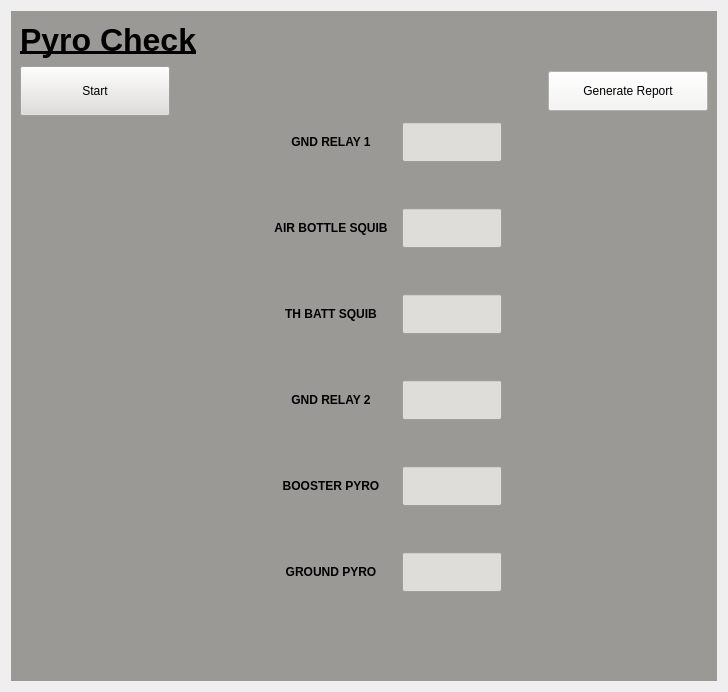
               <widget class="QWidget" name="Pyro">
                <layout class="QGridLayout" name="gridLayout_37">
                 <item row="0" column="0">
                  <widget class="QWidget" name="widget_4" native="true">
                   <property name="styleSheet">
                    <string notr="true">background-color: rgb(154, 153, 150);</string>
                   </property>
                   <layout class="QGridLayout" name="gridLayout_13">
                    <item row="0" column="0">
                     <widget class="QLabel" name="label_19">
                      <property name="sizePolicy">
                       <sizepolicy hsizetype="Preferred" vsizetype="Preferred">
                        <horstretch>0</horstretch>
                        <verstretch>0</verstretch>
                       </sizepolicy>
                      </property>
                      <property name="minimumSize">
                       <size>
                        <width>200</width>
                        <height>40</height>
                       </size>
                      </property>
                      <property name="maximumSize">
                       <size>
                        <width>500</width>
                        <height>50</height>
                       </size>
                      </property>
                      <property name="font">
                       <font>
                        <pointsize>24</pointsize>
                        <bold>true</bold>
                        <underline>true</underline>
                       </font>
                      </property>
                      <property name="text">
                       <string>Pyro Check</string>
                      </property>
                     </widget>
                    </item>
                    <item row="1" column="0">
                     <widget class="QPushButton" name="startPYROPushButton">
                      <property name="minimumSize">
                       <size>
                        <width>100</width>
                        <height>50</height>
                       </size>
                      </property>
                      <property name="maximumSize">
                       <size>
                        <width>150</width>
                        <height>50</height>
                       </size>
                      </property>
                      <property name="styleSheet">
                       <string notr="true">background-color: rgb(222, 221, 218);</string>
                      </property>
                      <property name="text">
                       <string>Start</string>
                      </property>
                      <property name="icon">
                       <iconset resource="images.qrc">
                        <normaloff>:/images/go.png</normaloff>:/images/go.png</iconset>
                      </property>
                     </widget>
                    </item>
                    <item row="2" column="0">
                     <spacer name="horizontalSpacer_62">
                      <property name="orientation">
                       <enum>Qt::Orientation::Horizontal</enum>
                      </property>
                      <property name="sizeHint" stdset="0">
                       <size>
                        <width>40</width>
                        <height>20</height>
                       </size>
                      </property>
                     </spacer>
                    </item>
                    <item row="3" column="1">
                     <spacer name="verticalSpacer_4">
                      <property name="orientation">
                       <enum>Qt::Orientation::Vertical</enum>
                      </property>
                      <property name="sizeHint" stdset="0">
                       <size>
                        <width>20</width>
                        <height>40</height>
                       </size>
                      </property>
                     </spacer>
                    </item>
                    <item row="2" column="2">
                     <spacer name="horizontalSpacer_34">
                      <property name="orientation">
                       <enum>Qt::Orientation::Horizontal</enum>
                      </property>
                      <property name="sizeHint" stdset="0">
                       <size>
                        <width>40</width>
                        <height>20</height>
                       </size>
                      </property>
                     </spacer>
                    </item>
                    <item row="2" column="1">
                     <layout class="QVBoxLayout" name="verticalLayout_4">
                      <item>
                       <layout class="QHBoxLayout" name="horizontalLayout_100">
                        <item>
                         <spacer name="horizontalSpacer_95">
                          <property name="orientation">
                           <enum>Qt::Orientation::Horizontal</enum>
                          </property>
                          <property name="sizeType">
                           <enum>QSizePolicy::Policy::Minimum</enum>
                          </property>
                          <property name="sizeHint" stdset="0">
                           <size>
                            <width>40</width>
                            <height>20</height>
                           </size>
                          </property>
                         </spacer>
                        </item>
                        <item>
                         <widget class="QLabel" name="nozzleRelayStatus_3">
                          <property name="minimumSize">
                           <size>
                            <width>130</width>
                            <height>40</height>
                           </size>
                          </property>
                          <property name="maximumSize">
                           <size>
                            <width>200</width>
                            <height>40</height>
                           </size>
                          </property>
                          <property name="font">
                           <font>
                            <bold>true</bold>
                           </font>
                          </property>
                          <property name="text">
                           <string>GND RELAY 1</string>
                          </property>
                          <property name="alignment">
                           <set>Qt::AlignmentFlag::AlignCenter</set>
                          </property>
                         </widget>
                        </item>
                        <item>
                         <widget class="QLineEdit" name="gndRelay1LineEdit">
                          <property name="minimumSize">
                           <size>
                            <width>100</width>
                            <height>40</height>
                           </size>
                          </property>
                          <property name="maximumSize">
                           <size>
                            <width>100</width>
                            <height>40</height>
                           </size>
                          </property>
                          <property name="styleSheet">
                           <string notr="true">background-color: rgb(222, 221, 218);</string>
                          </property>
                          <property name="alignment">
                           <set>Qt::AlignmentFlag::AlignCenter</set>
                          </property>
                          <property name="readOnly">
                           <bool>true</bool>
                          </property>
                         </widget>
                        </item>
                        <item>
                         <spacer name="horizontalSpacer_84">
                          <property name="orientation">
                           <enum>Qt::Orientation::Horizontal</enum>
                          </property>
                          <property name="sizeType">
                           <enum>QSizePolicy::Policy::Minimum</enum>
                          </property>
                          <property name="sizeHint" stdset="0">
                           <size>
                            <width>40</width>
                            <height>20</height>
                           </size>
                          </property>
                         </spacer>
                        </item>
                       </layout>
                      </item>
                      <item>
                       <spacer name="verticalSpacer_81">
                        <property name="orientation">
                         <enum>Qt::Orientation::Vertical</enum>
                        </property>
                        <property name="sizeHint" stdset="0">
                         <size>
                          <width>20</width>
                          <height>40</height>
                         </size>
                        </property>
                       </spacer>
                      </item>
                      <item>
                       <layout class="QHBoxLayout" name="horizontalLayout_98">
                        <item>
                         <spacer name="horizontalSpacer_92">
                          <property name="orientation">
                           <enum>Qt::Orientation::Horizontal</enum>
                          </property>
                          <property name="sizeType">
                           <enum>QSizePolicy::Policy::Minimum</enum>
                          </property>
                          <property name="sizeHint" stdset="0">
                           <size>
                            <width>40</width>
                            <height>20</height>
                           </size>
                          </property>
                         </spacer>
                        </item>
                        <item>
                         <widget class="QLabel" name="airbottleLabel_3">
                          <property name="minimumSize">
                           <size>
                            <width>130</width>
                            <height>40</height>
                           </size>
                          </property>
                          <property name="maximumSize">
                           <size>
                            <width>200</width>
                            <height>40</height>
                           </size>
                          </property>
                          <property name="font">
                           <font>
                            <bold>true</bold>
                           </font>
                          </property>
                          <property name="text">
                           <string>AIR BOTTLE SQUIB</string>
                          </property>
                          <property name="alignment">
                           <set>Qt::AlignmentFlag::AlignCenter</set>
                          </property>
                         </widget>
                        </item>
                        <item>
                         <widget class="QLineEdit" name="airBottleSquibFireRelayLineEdit">
                          <property name="minimumSize">
                           <size>
                            <width>100</width>
                            <height>40</height>
                           </size>
                          </property>
                          <property name="maximumSize">
                           <size>
                            <width>100</width>
                            <height>40</height>
                           </size>
                          </property>
                          <property name="styleSheet">
                           <string notr="true">background-color: rgb(222, 221, 218);</string>
                          </property>
                          <property name="alignment">
                           <set>Qt::AlignmentFlag::AlignCenter</set>
                          </property>
                          <property name="readOnly">
                           <bool>true</bool>
                          </property>
                         </widget>
                        </item>
                        <item>
                         <spacer name="horizontalSpacer_82">
                          <property name="orientation">
                           <enum>Qt::Orientation::Horizontal</enum>
                          </property>
                          <property name="sizeType">
                           <enum>QSizePolicy::Policy::Minimum</enum>
                          </property>
                          <property name="sizeHint" stdset="0">
                           <size>
                            <width>40</width>
                            <height>20</height>
                           </size>
                          </property>
                         </spacer>
                        </item>
                       </layout>
                      </item>
                      <item>
                       <spacer name="verticalSpacer_82">
                        <property name="orientation">
                         <enum>Qt::Orientation::Vertical</enum>
                        </property>
                        <property name="sizeHint" stdset="0">
                         <size>
                          <width>20</width>
                          <height>40</height>
                         </size>
                        </property>
                       </spacer>
                      </item>
                      <item>
                       <layout class="QHBoxLayout" name="horizontalLayout_97">
                        <item>
                         <spacer name="horizontalSpacer_81">
                          <property name="orientation">
                           <enum>Qt::Orientation::Horizontal</enum>
                          </property>
                          <property name="sizeType">
                           <enum>QSizePolicy::Policy::Minimum</enum>
                          </property>
                          <property name="sizeHint" stdset="0">
                           <size>
                            <width>40</width>
                            <height>20</height>
                           </size>
                          </property>
                         </spacer>
                        </item>
                        <item>
                         <widget class="QLabel" name="thermalBatteryStatus_3">
                          <property name="minimumSize">
                           <size>
                            <width>130</width>
                            <height>40</height>
                           </size>
                          </property>
                          <property name="maximumSize">
                           <size>
                            <width>200</width>
                            <height>40</height>
                           </size>
                          </property>
                          <property name="font">
                           <font>
                            <bold>true</bold>
                           </font>
                          </property>
                          <property name="text">
                           <string>TH BATT SQUIB</string>
                          </property>
                          <property name="alignment">
                           <set>Qt::AlignmentFlag::AlignCenter</set>
                          </property>
                         </widget>
                        </item>
                        <item>
                         <widget class="QLineEdit" name="thermalBatterySquibFireRelayLineEdit">
                          <property name="minimumSize">
                           <size>
                            <width>100</width>
                            <height>40</height>
                           </size>
                          </property>
                          <property name="maximumSize">
                           <size>
                            <width>100</width>
                            <height>40</height>
                           </size>
                          </property>
                          <property name="styleSheet">
                           <string notr="true">background-color: rgb(222, 221, 218);</string>
                          </property>
                          <property name="alignment">
                           <set>Qt::AlignmentFlag::AlignCenter</set>
                          </property>
                          <property name="readOnly">
                           <bool>true</bool>
                          </property>
                         </widget>
                        </item>
                        <item>
                         <spacer name="horizontalSpacer_91">
                          <property name="orientation">
                           <enum>Qt::Orientation::Horizontal</enum>
                          </property>
                          <property name="sizeType">
                           <enum>QSizePolicy::Policy::Minimum</enum>
                          </property>
                          <property name="sizeHint" stdset="0">
                           <size>
                            <width>40</width>
                            <height>20</height>
                           </size>
                          </property>
                         </spacer>
                        </item>
                       </layout>
                      </item>
                      <item>
                       <spacer name="verticalSpacer_83">
                        <property name="orientation">
                         <enum>Qt::Orientation::Vertical</enum>
                        </property>
                        <property name="sizeHint" stdset="0">
                         <size>
                          <width>20</width>
                          <height>40</height>
                         </size>
                        </property>
                       </spacer>
                      </item>
                      <item>
                       <layout class="QHBoxLayout" name="horizontalLayout_105">
                        <item>
                         <spacer name="horizontalSpacer_99">
                          <property name="orientation">
                           <enum>Qt::Orientation::Horizontal</enum>
                          </property>
                          <property name="sizeType">
                           <enum>QSizePolicy::Policy::Minimum</enum>
                          </property>
                          <property name="sizeHint" stdset="0">
                           <size>
                            <width>40</width>
                            <height>20</height>
                           </size>
                          </property>
                         </spacer>
                        </item>
                        <item>
                         <widget class="QLabel" name="samCoilStatusLabel_3">
                          <property name="minimumSize">
                           <size>
                            <width>130</width>
                            <height>40</height>
                           </size>
                          </property>
                          <property name="maximumSize">
                           <size>
                            <width>200</width>
                            <height>40</height>
                           </size>
                          </property>
                          <property name="font">
                           <font>
                            <bold>true</bold>
                           </font>
                          </property>
                          <property name="text">
                           <string>GND RELAY 2</string>
                          </property>
                          <property name="alignment">
                           <set>Qt::AlignmentFlag::AlignCenter</set>
                          </property>
                         </widget>
                        </item>
                        <item>
                         <widget class="QLineEdit" name="gndRelay2LineEdit">
                          <property name="minimumSize">
                           <size>
                            <width>100</width>
                            <height>40</height>
                           </size>
                          </property>
                          <property name="maximumSize">
                           <size>
                            <width>100</width>
                            <height>40</height>
                           </size>
                          </property>
                          <property name="styleSheet">
                           <string notr="true">background-color: rgb(222, 221, 218);</string>
                          </property>
                          <property name="alignment">
                           <set>Qt::AlignmentFlag::AlignCenter</set>
                          </property>
                          <property name="readOnly">
                           <bool>true</bool>
                          </property>
                         </widget>
                        </item>
                        <item>
                         <spacer name="horizontalSpacer_85">
                          <property name="orientation">
                           <enum>Qt::Orientation::Horizontal</enum>
                          </property>
                          <property name="sizeType">
                           <enum>QSizePolicy::Policy::Minimum</enum>
                          </property>
                          <property name="sizeHint" stdset="0">
                           <size>
                            <width>40</width>
                            <height>20</height>
                           </size>
                          </property>
                         </spacer>
                        </item>
                       </layout>
                      </item>
                      <item>
                       <spacer name="verticalSpacer_84">
                        <property name="orientation">
                         <enum>Qt::Orientation::Vertical</enum>
                        </property>
                        <property name="sizeHint" stdset="0">
                         <size>
                          <width>20</width>
                          <height>40</height>
                         </size>
                        </property>
                       </spacer>
                      </item>
                      <item>
                       <layout class="QHBoxLayout" name="horizontalLayout_99">
                        <item>
                         <spacer name="horizontalSpacer_94">
                          <property name="orientation">
                           <enum>Qt::Orientation::Horizontal</enum>
                          </property>
                          <property name="sizeType">
                           <enum>QSizePolicy::Policy::Minimum</enum>
                          </property>
                          <property name="sizeHint" stdset="0">
                           <size>
                            <width>40</width>
                            <height>20</height>
                           </size>
                          </property>
                         </spacer>
                        </item>
                        <item>
                         <widget class="QLabel" name="boosterLabel_3">
                          <property name="minimumSize">
                           <size>
                            <width>130</width>
                            <height>40</height>
                           </size>
                          </property>
                          <property name="maximumSize">
                           <size>
                            <width>200</width>
                            <height>40</height>
                           </size>
                          </property>
                          <property name="font">
                           <font>
                            <bold>true</bold>
                           </font>
                          </property>
                          <property name="text">
                           <string>BOOSTER PYRO</string>
                          </property>
                          <property name="alignment">
                           <set>Qt::AlignmentFlag::AlignCenter</set>
                          </property>
                         </widget>
                        </item>
                        <item>
                         <widget class="QLineEdit" name="boosterPyroRelayStatusLineEdit">
                          <property name="minimumSize">
                           <size>
                            <width>100</width>
                            <height>40</height>
                           </size>
                          </property>
                          <property name="maximumSize">
                           <size>
                            <width>100</width>
                            <height>40</height>
                           </size>
                          </property>
                          <property name="styleSheet">
                           <string notr="true">background-color: rgb(222, 221, 218);</string>
                          </property>
                          <property name="alignment">
                           <set>Qt::AlignmentFlag::AlignCenter</set>
                          </property>
                          <property name="readOnly">
                           <bool>true</bool>
                          </property>
                         </widget>
                        </item>
                        <item>
                         <spacer name="horizontalSpacer_83">
                          <property name="orientation">
                           <enum>Qt::Orientation::Horizontal</enum>
                          </property>
                          <property name="sizeType">
                           <enum>QSizePolicy::Policy::Minimum</enum>
                          </property>
                          <property name="sizeHint" stdset="0">
                           <size>
                            <width>40</width>
                            <height>20</height>
                           </size>
                          </property>
                         </spacer>
                        </item>
                       </layout>
                      </item>
                      <item>
                       <spacer name="verticalSpacer_85">
                        <property name="orientation">
                         <enum>Qt::Orientation::Vertical</enum>
                        </property>
                        <property name="sizeHint" stdset="0">
                         <size>
                          <width>20</width>
                          <height>40</height>
                         </size>
                        </property>
                       </spacer>
                      </item>
                      <item>
                       <layout class="QHBoxLayout" name="horizontalLayout_106">
                        <item>
                         <spacer name="horizontalSpacer_100">
                          <property name="orientation">
                           <enum>Qt::Orientation::Horizontal</enum>
                          </property>
                          <property name="sizeType">
                           <enum>QSizePolicy::Policy::Minimum</enum>
                          </property>
                          <property name="sizeHint" stdset="0">
                           <size>
                            <width>40</width>
                            <height>20</height>
                           </size>
                          </property>
                         </spacer>
                        </item>
                        <item>
                         <widget class="QLabel" name="groundFireRelayLabel_3">
                          <property name="minimumSize">
                           <size>
                            <width>130</width>
                            <height>40</height>
                           </size>
                          </property>
                          <property name="maximumSize">
                           <size>
                            <width>200</width>
                            <height>40</height>
                           </size>
                          </property>
                          <property name="font">
                           <font>
                            <bold>true</bold>
                           </font>
                          </property>
                          <property name="text">
                           <string>GROUND PYRO</string>
                          </property>
                          <property name="alignment">
                           <set>Qt::AlignmentFlag::AlignCenter</set>
                          </property>
                         </widget>
                        </item>
                        <item>
                         <widget class="QLineEdit" name="groundPyroRelayStatusLineEdit">
                          <property name="minimumSize">
                           <size>
                            <width>100</width>
                            <height>40</height>
                           </size>
                          </property>
                          <property name="maximumSize">
                           <size>
                            <width>100</width>
                            <height>40</height>
                           </size>
                          </property>
                          <property name="styleSheet">
                           <string notr="true">background-color: rgb(222, 221, 218);</string>
                          </property>
                          <property name="alignment">
                           <set>Qt::AlignmentFlag::AlignCenter</set>
                          </property>
                          <property name="readOnly">
                           <bool>true</bool>
                          </property>
                         </widget>
                        </item>
                        <item>
                         <spacer name="horizontalSpacer_90">
                          <property name="orientation">
                           <enum>Qt::Orientation::Horizontal</enum>
                          </property>
                          <property name="sizeType">
                           <enum>QSizePolicy::Policy::Minimum</enum>
                          </property>
                          <property name="sizeHint" stdset="0">
                           <size>
                            <width>40</width>
                            <height>20</height>
                           </size>
                          </property>
                         </spacer>
                        </item>
                       </layout>
                      </item>
                      <item>
                       <spacer name="verticalSpacer_13">
                        <property name="orientation">
                         <enum>Qt::Orientation::Vertical</enum>
                        </property>
                        <property name="sizeHint" stdset="0">
                         <size>
                          <width>20</width>
                          <height>40</height>
                         </size>
                        </property>
                       </spacer>
                      </item>
                     </layout>
                    </item>
                    <item row="1" column="2">
                     <widget class="QPushButton" name="generateAdminReport">
                      <property name="sizePolicy">
                       <sizepolicy hsizetype="Minimum" vsizetype="Fixed">
                        <horstretch>0</horstretch>
                        <verstretch>0</verstretch>
                       </sizepolicy>
                      </property>
                      <property name="minimumSize">
                       <size>
                        <width>160</width>
                        <height>40</height>
                       </size>
                      </property>
                      <property name="styleSheet">
                       <string notr="true">background-color: rgb(246, 245, 244);</string>
                      </property>
                      <property name="text">
                       <string>Generate Report</string>
                      </property>
                      <property name="icon">
                       <iconset resource="images.qrc">
                        <normaloff>:/images/report_generate.png</normaloff>:/images/report_generate.png</iconset>
                      </property>
                      <property name="iconSize">
                       <size>
                        <width>32</width>
                        <height>32</height>
                       </size>
                      </property>
                     </widget>
                    </item>
                   </layout>
                  </widget>
                 </item>
                </layout>
               </widget>
